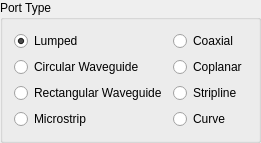
              <widget class="QGroupBox" name="portSettingsTab_portTypeGroup">
               <property name="title">
                <string>Port Type</string>
               </property>
               <layout class="QGridLayout" name="gridLayout_11">
                <item row="1" column="0">
                 <widget class="QRadioButton" name="circularWaveguidePortRadioButton">
                  <property name="enabled">
                   <bool>true</bool>
                  </property>
                  <property name="text">
                   <string>Circular Waveguide</string>
                  </property>
                 </widget>
                </item>
                <item row="1" column="1">
                 <widget class="QRadioButton" name="coplanarPortRadioButton">
                  <property name="enabled">
                   <bool>true</bool>
                  </property>
                  <property name="text">
                   <string>Coplanar</string>
                  </property>
                 </widget>
                </item>
                <item row="2" column="1">
                 <widget class="QRadioButton" name="striplinePortRadioButton">
                  <property name="enabled">
                   <bool>true</bool>
                  </property>
                  <property name="text">
                   <string>Stripline</string>
                  </property>
                 </widget>
                </item>
                <item row="3" column="0">
                 <widget class="QRadioButton" name="microstripPortRadioButton">
                  <property name="text">
                   <string>Microstrip</string>
                  </property>
                 </widget>
                </item>
                <item row="0" column="0">
                 <widget class="QRadioButton" name="lumpedPortRadioButton">
                  <property name="text">
                   <string>Lumped</string>
                  </property>
                  <property name="checked">
                   <bool>true</bool>
                  </property>
                 </widget>
                </item>
                <item row="0" column="1">
                 <widget class="QRadioButton" name="coaxialPortRadioButton">
                  <property name="enabled">
                   <bool>true</bool>
                  </property>
                  <property name="text">
                   <string>Coaxial</string>
                  </property>
                 </widget>
                </item>
                <item row="3" column="1">
                 <widget class="QRadioButton" name="curvePortRadioButton">
                  <property name="enabled">
                   <bool>true</bool>
                  </property>
                  <property name="text">
                   <string>Curve</string>
                  </property>
                 </widget>
                </item>
                <item row="2" column="0">
                 <widget class="QRadioButton" name="rectangularWaveguidePortRadioButton">
                  <property name="text">
                   <string>Rectangular Waveguide</string>
                  </property>
                 </widget>
                </item>
               </layout>
              </widget>
